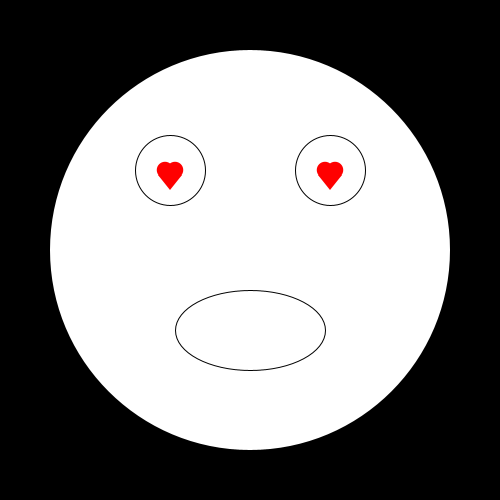
Frame 1 (no input)
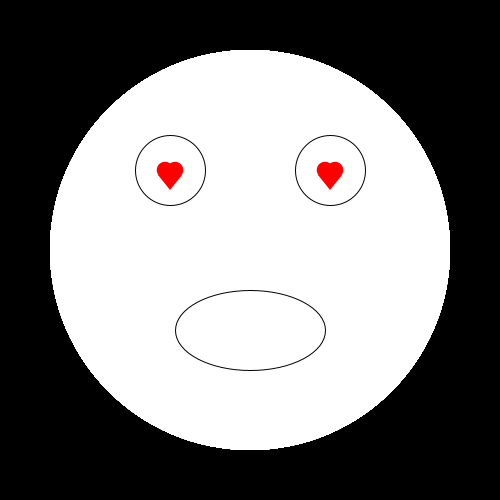
Frame 60 (the mouse pressed at the canvas centre just before this capture)
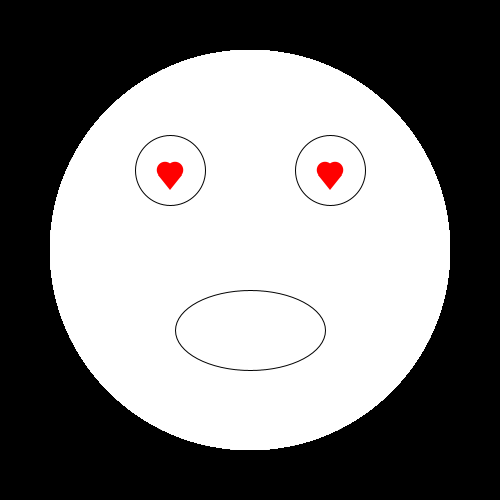
Frame 120 (the mouse held since frame 60 and released just before this capture)

The Processing sketch that drew these frames (run headless with seeded random() and noise(); from frame 60 on, the mouse is pressed at the canvas centre):

// Processing sketch: processing_173253
// ── processing_173253.pde

float counter=0;

void setup()
{
  size(500, 500);
  background(0);
}

void draw()
{ translate (height/2, width/2);
  noStroke();
  fill(255);
  ellipse(0, 0, 400, 400);
  smooth();

  pushMatrix();
  stroke(0);
  smooth();
  fill(255);
  ellipse(-80, -80, 70, 70);

  stroke(0);
  smooth();
  fill(255);
  ellipse(80, -80, 70, 70);

  ellipse(0, 80, -150, 80);
  popMatrix();

  pushMatrix();
  float herz = map(sin(counter), -1, 1, 0, 100);
  float mouse_X = map(sin(mouseX), 0, width/2, 0.1, 0.5);
  noStroke();
  smooth();
  fill(255, 0, 0);
  
  { 
    if (mouseX>=157 && mouseX<= 182 && mouseY>=162 && mouseY<=187)
    {  
      background(0);
    }
    {
      if (mouseX>=317 && mouseX<=342 && mouseY>=162 && mouseY<=187)
      { 
        background(180, 15, 60);
      }
    }
  }

  ellipse (85, -80, 16.5, 16.5);
  ellipse(-85, -80, 16.5, 16.5);
  ellipse (75, -80, 16.5, 16.5);
  ellipse(-75, -80, 16.5, 16.5);

  triangle(92, -75, 68, -75, 80, -60);
  triangle(-92, -75, -68, -75, -80, -60);

  popMatrix();
}
